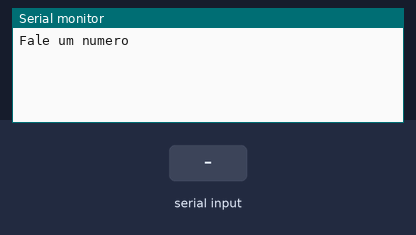
Bench run of a sketch on a simulated Arduino Uno, built with avr-gcc and run on an emulated ATmega328P. On the bench: the last lines printed to the serial monitor. The test bench sets the inputs (shaded band).

Above: at 1.2 s.
1.3 s: "90,45\n" received over Serial
At 2.1 s:
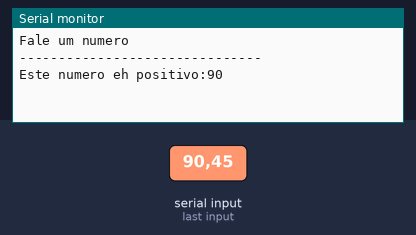
2.8 s: "30,150\n" received over Serial
At 4.1 s:
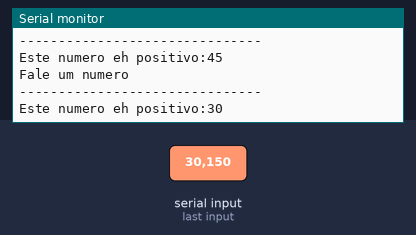
Timing chart, 0 to 5.8 s (numbered marks = the images above; inputs shaded):
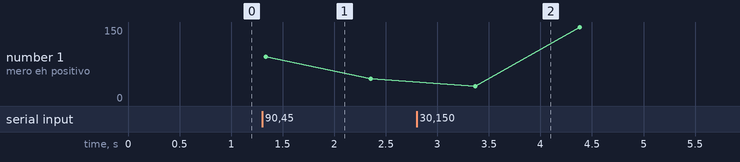

The sketch:

lopal_ex111.ino
```cpp
// C++ code
//
int numero = 0;

void setup()
{
  Serial.begin(9600);
}

void loop()
{
  Serial.println("Fale um numero");
  while(!Serial.available());
  numero = Serial.parseInt();

  if (numero >= 0){
    Serial.println("-------------------------------");
    Serial.println("Este numero eh positivo:" + String(numero));
  } else {
    Serial.println("-------------------------------");
    Serial.println("Este numero eh negativo:" + String(numero));
  }
  delay(1000);
}
```

Measured:
- after the input at 1.3 s, the serial monitor: prints a new line at once (image 1)
- after the input at 2.8 s, the serial monitor: prints a new line after 0.57 s (image 2)
